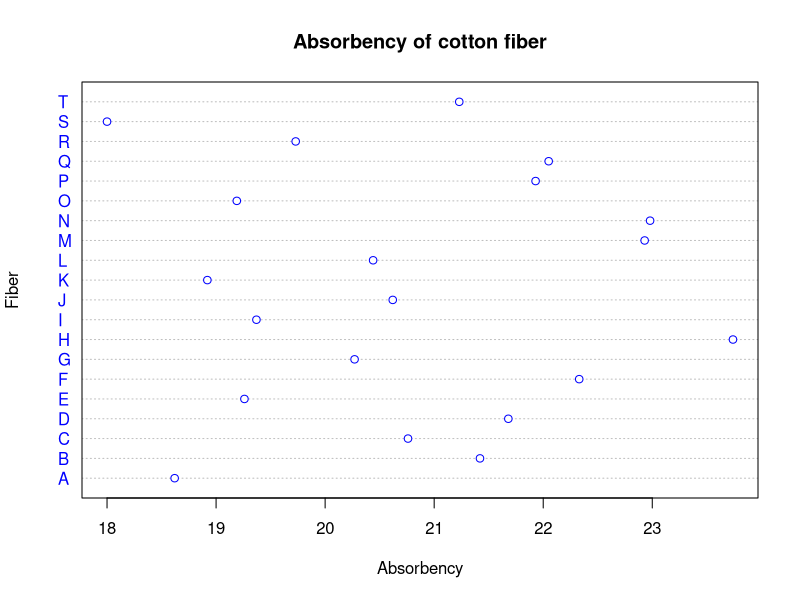
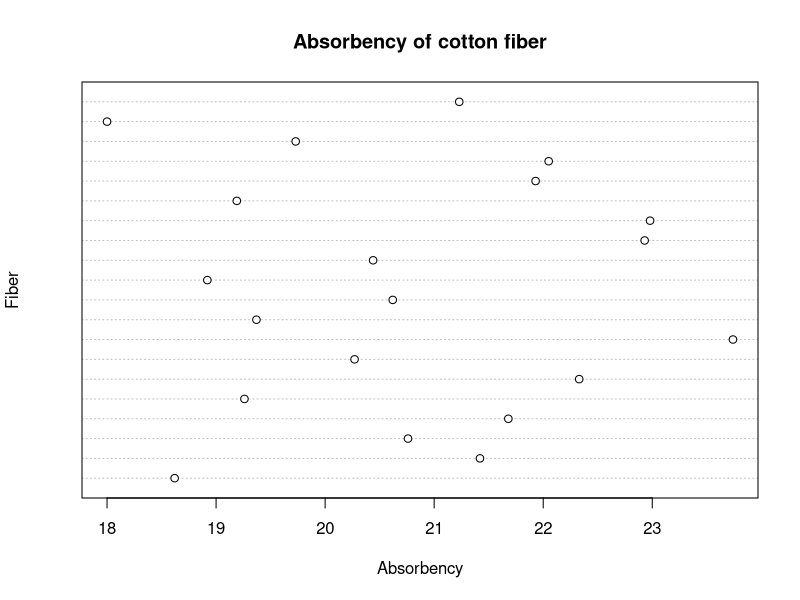

Source code (R) for these figures, in order:
## ---- chunk 1
list <- c(1,3,5,7,9, 2, 4)
order(list)
print(list)




## ---- chunk 2
list <- c(1,3,5,7,9, 2, 4)

order(list, decreasing = TRUE)
## ---- chunk 3
absorbency <- c(
  18.62, 21.42, 20.76, 21.68, 19.26, 22.33, 20.27, 23.74, 19.37, 20.62,
  18.92, 20.44, 22.93, 22.98, 19.19, 21.93, 22.05, 19.73, 18.00, 21.23
)

mean(absorbency)
# Infact I can store mean value in the object then use the object in the round function. 
mean_abs <- mean(absorbency)
#round the mean to 2 decimal places
round(mean_abs, 1)

# when we use trim function we can remove the outliers from the data.
mean_abs_trim <- mean(absorbency, trim = 0.1)
mean(mean_abs_trim)
## ---- chunk 4
# customizing the dotplot with colors and labels
dotchart(absorbency, main = "Absorbency of cotton fiber", xlab = "Absorbency", ylab = "Fiber", col = "blue", labels = c("A", "B", "C", "D", "E", "F", "G", "H", "I", "J", "K", "L", "M", "N", "O", "P", "Q", "R", "S", "T"))

dotchart(absorbency, main = "Absorbency of cotton fiber", xlab = "Absorbency", ylab = "Fiber")

